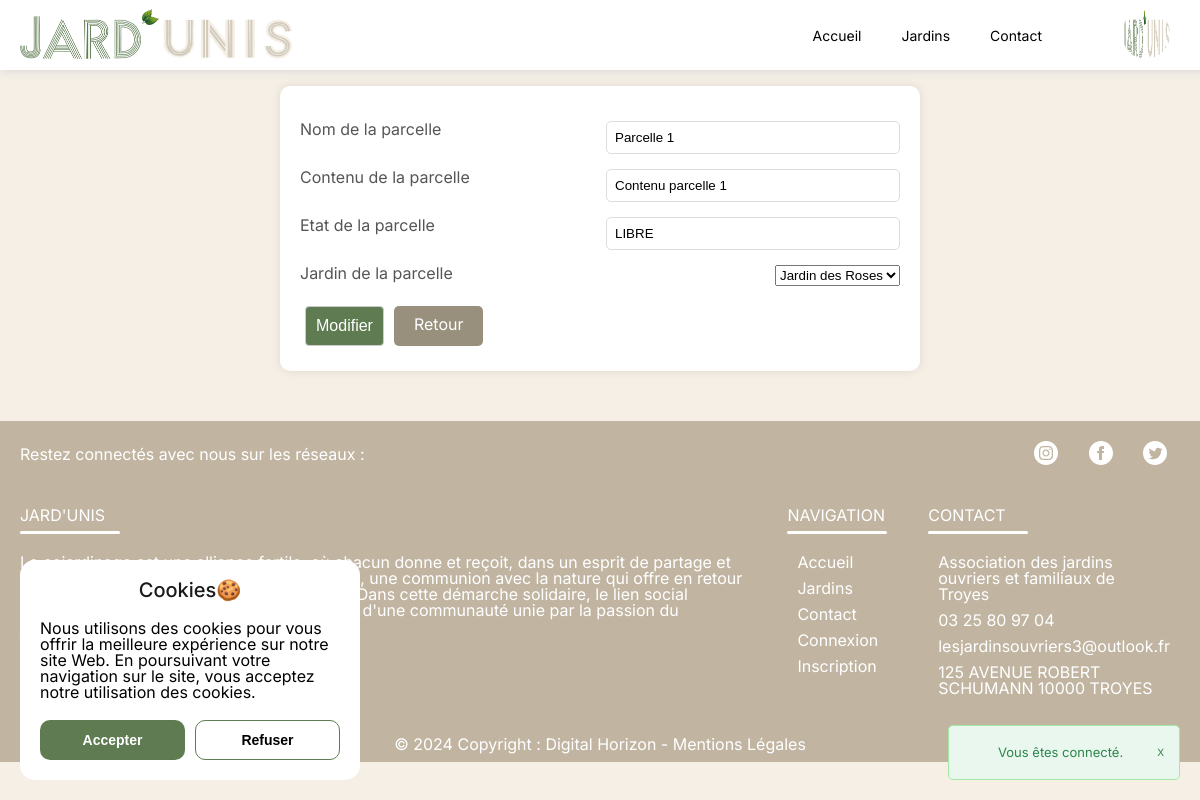
The app's page /admin/parcelles/modifParcelles.php?parcelles=1 (signed in), older data.
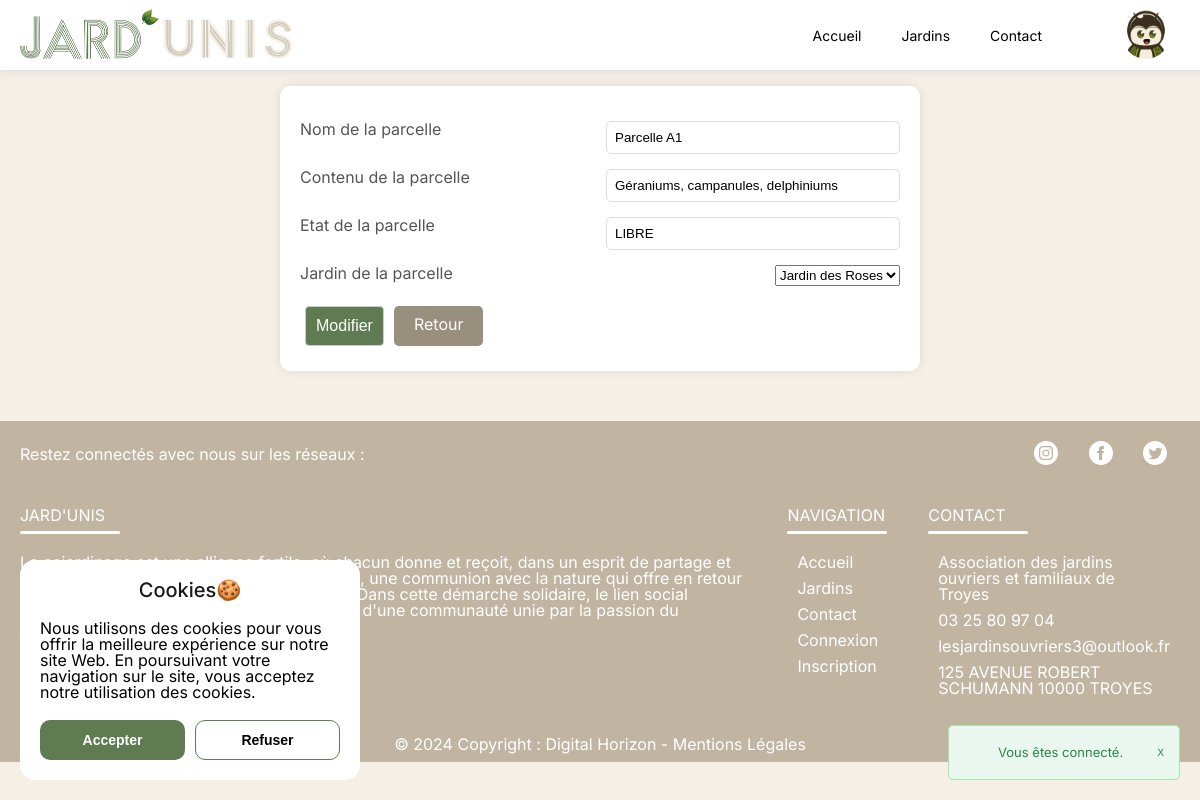
The same page, newer data.
### tables this page shows
CREATE TABLE `users` (
  `user_id` int(11) NOT NULL,
  `user_nom` varchar(50) NOT NULL,
  `user_prnm` varchar(50) NOT NULL,
  `user_login` varchar(50) NOT NULL,
  `user_pass` varchar(255) NOT NULL,
  `user_email` varchar(100) NOT NULL,
  `user_photo` varchar(100) NOT NULL DEFAULT 'default_user.webp'
);

CREATE TABLE `parcelles` (
  `parcelle_id` int(11) NOT NULL,
  `parcelle_nom` varchar(100) NOT NULL,
  `parcelle_content` varchar(50) NOT NULL,
  `parcelle_etat` varchar(10) NOT NULL,
  `parcelle_reservation` int(11) DEFAULT NULL,
  `_jardin_id` int(11) NOT NULL,
  `_user_id` int(255) NOT NULL
);

### admin/parcelles/modifParcelles.php (the view, shortened to what this page needs)
<?php
require '../../model/connectBD.php';
require '../../composants/head.php';
require '../../composants/header.php';
$parcelle_id = $_GET['parcelles'];
$query = "SELECT * FROM parcelles WHERE parcelle_id = :parcelle_id";
$req = $bd->prepare($query);
$req->execute(['parcelle_id' => $parcelle_id]);
$parcelle = $req->fetch();
?>
<h1>Modifier une parcelle</h1>
<div class="profile-edit-container">
    <form action="verifModifParcelles.php" method="post">
        <div class="form-group">
            <label for="parcelle_nom">Nom de la parcelle</label>
            <input type="text" name="parcelle_nom" id="parcelle_nom" value="<?php echo htmlspecialchars($parcelle['parcelle_nom']); ?>" required>
        </div>
        <div class="form-group">
            <label for="parcelle_content">Contenu de la parcelle</label>
            <input type="text" name="parcelle_content" id="parcelle_content" value="<?php echo htmlspecialchars($parcelle['parcelle_content']); ?>" required>
        </div>
        <div class="form-group">
            <label for="parcelle_etat">Etat de la parcelle</label>
            <input type="text" name="parcelle_etat" id="parcelle_etat" value="<?php echo htmlspecialchars($parcelle['parcelle_etat']); ?>" required>
        </div>
        <div class="form-group">
            <label for="_jardin_id">Jardin de la parcelle</label>
            <select name="_jardin_id" id="_jardin_id" required>
                <?php
                $query = "SELECT * FROM jardins WHERE _user_id = :user_id";
                $req = $bd->prepare($query);
                $req->execute(['user_id' => $parcelle['_user_id']]);
                while ($jardin = $req->fetch()) {
                    $selected = $jardin['jardin_id'] == $parcelle['_jardin_id'] ? 'selected' : '';
                    echo '<option value="' . htmlspecialchars($jardin['jardin_id']) . '" ' . $selected . '>' . htmlspecialchars($jardin['jardin_nom']) . '</option>';
                }
                ?>
            </select>
        </div>
        <div class="form-actions">
            <input type="submit" class="btn-submit" value="Modifier">
            <a class="btn-back" href="tableParcelles.php">Retour</a>
        </div>
    </form>
</div>
<?php
require('../../composants/footer.php');
?>

### composants/header.php (shortened to what this page needs)
<header id="main-header">
    <div id="items-header">
        <a href="/index.php" title="ACCUEIL"><img src="../src/assets/img/logo.webp" alt="Logo"></a>
        <div id="links-header">
            <nav>
                <ul>
                    <li <?php echo (basename($_SERVER['PHP_SELF']) == 'index.php') ? 'class="current"' : ''; ?>><a href="/index.php">Accueil</a></li>
                    <li <?php echo (basename($_SERVER['PHP_SELF']) == 'jardins.php') ? 'class="current"' : ''; ?>><a href="/jardins.php">Jardins</a></li>
                    <li <?php echo (basename($_SERVER['PHP_SELF']) == 'contact.php') ? 'class="current"' : ''; ?>><a href="/contact.php">Contact</a></li>
                </ul>
                <ul>
                    <?php
                    if (isset($_SESSION['user_id'])) {
                        echo '<div class="img-profile">';
                        $reqPhoto = "SELECT user_photo FROM users WHERE user_id = '" . $_SESSION['user_id'] . "'";
                        $resultatPhoto = $bd->query($reqPhoto);
                        $photo = $resultatPhoto->fetch()['user_photo'];
                        echo '<img src="/src/assets/uploads/' . $photo . '" alt="Photo de profil">';
                        echo '</div>';
                        }
                    ?>
                </ul>
            </nav>
        </div>
    </div>
</header>
<?php
if (isset($_SESSION['alert_type']) && isset($_SESSION['alert_message'])) {
    echo '<label>
                <input type="checkbox" class="alertCheckbox" autocomplete="off" />
                <div class="alert '.$_SESSION['alert_type'].'">
                    <span class="alertClose">X</span>
                    <span class="alertText">'.$_SESSION['alert_message'].'</span>
                </div>
            </label>'."\n";
}
?>
<?php
require 'cookie.php';
?>

Row changes from the older to the newer data that the page shows:
changed users: user_photo: picture removed, a placeholder shows
changed parcelles "LIBRE": parcelle_nom "Parcelle 1" → "Parcelle A1"; parcelle_content "Contenu parcelle 1" → "Géraniums, campanules, delphiniums"
